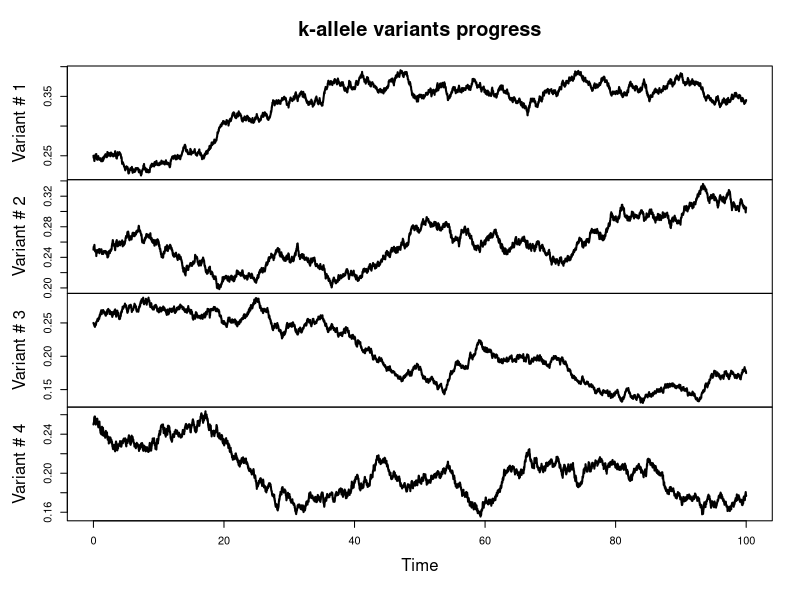
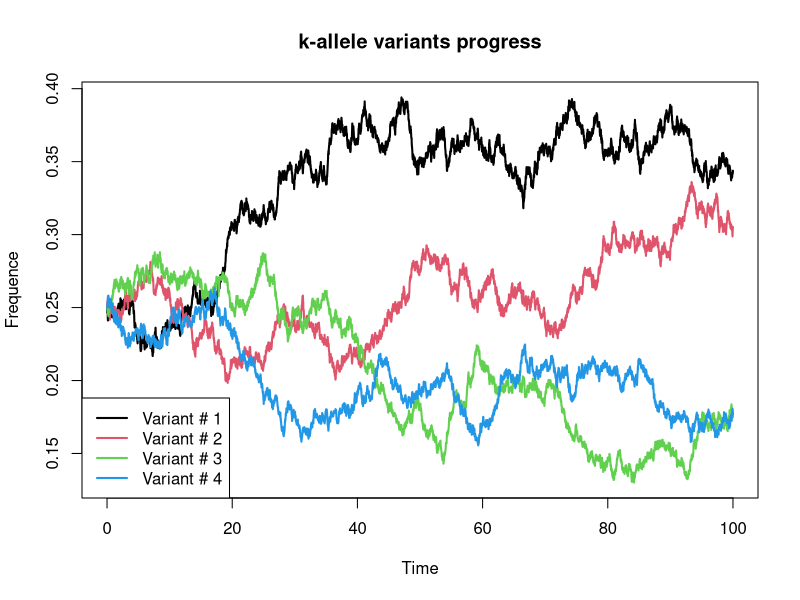

Generate these figures, in order, with R:
#Euler Model
allele_freq<-function(k, Ne, tempo_sim, deltat){
  N<-round(tempo_sim/deltat)
  z<-matrix(NA, nrow=round(N)+1, ncol = k) 
  z[1,]<-rep(1/k,k)           #E(z(0))=1/k=z(0)
  ztilde<-z[, 1:(k-1)]        #z restriction
  #Ã generated as a time-dep hypermatrix,
  Atilde <- array(NA, dim = c(N, k-1, k-1))
  for (t in 1:N) {
    for (i in 1:(k-1)) {
      for (j in 1:(k-1)) {
        delta_ij <- ifelse(i == j, 1, 0)
        Atilde[t, i, j] <- (1 / (2 * Ne)) * ztilde[t, i] * (delta_ij - ztilde[t, j])
      }
    }
    #Writing the Euler model of the sde
    autov<-eigen(Atilde[t, , ], symmetric = TRUE)
    V_sqrt<-sqrt(pmax(autov$values, 0))  #Decomposizione spettrale invece di cholesky
    Q<-autov$vectors                     #ancora dubbi su valori negativi, come chol()
    
    L <- Q %*% diag(V_sqrt, nrow = k-1)
    
    dW <- rnorm(k - 1, mean = 0, sd = sqrt(deltat))
    ztilde[t+1, ] <- ztilde[t, ] + L %*% dW
    if(sum(ztilde[t+1,])>1){ztilde[t+1,]<-ztilde[t+1,]/sum(ztilde[t+1,])}
  }
  z[,1:(k-1)]<-ztilde
  for (h in 1:(N+1)) {
    z[h,k]<-pmax(1-sum(ztilde[h,]), 1e-8)
  }
  
  return(ts(z, start = 0, deltat = deltat))
}
set.seed(111)
K<-4
evoluzione<-allele_freq(k=K, Ne=1000, tempo_sim = 100, deltat = 0.01)
colnames(evoluzione)<-paste("Variant #", 1:K)
#Plot 1 (each variant progression)
plot(evoluzione, col = 1:K, lwd=2,
     main = "k-allele variants progress",
     ylab = "Frequence", xlab = "Time")
#Plot 2 (multiprogression with legenda)
plot(evoluzione, plot.type = "single", col = 1:K, lwd=2,
     main = "k-allele variants progress",
     ylab = "Frequence", xlab = "Time")
legend("bottomleft",
       legend = colnames(evoluzione),
       col = 1:K,
       lwd = 2)
